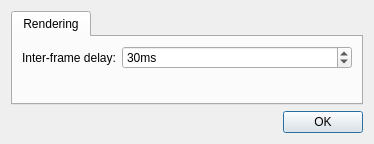
<?xml version="1.0" encoding="UTF-8"?>
<ui version="4.0">
 <class>Preferences</class>
 <widget class="QDialog" name="Preferences">
  <property name="geometry">
   <rect>
    <x>0</x>
    <y>0</y>
    <width>374</width>
    <height>144</height>
   </rect>
  </property>
  <property name="windowTitle">
   <string>Preferences</string>
  </property>
  <property name="modal">
   <bool>true</bool>
  </property>
  <layout class="QGridLayout" name="gridLayout">
   <item row="0" column="0">
    <widget class="QTabWidget" name="tabWidget">
     <property name="currentIndex">
      <number>0</number>
     </property>
     <widget class="QWidget" name="tab">
      <attribute name="title">
       <string>Rendering</string>
      </attribute>
      <layout class="QFormLayout" name="formLayout">
       <property name="formAlignment">
        <set>Qt::AlignLeading|Qt::AlignLeft|Qt::AlignTop</set>
       </property>
       <item row="0" column="0">
        <widget class="QLabel" name="label">
         <property name="text">
          <string>Inter-frame delay:</string>
         </property>
         <property name="buddy">
          <cstring>interFrameDelay</cstring>
         </property>
        </widget>
       </item>
       <item row="0" column="1">
        <widget class="QSpinBox" name="interFrameDelay">
         <property name="suffix">
          <string>ms</string>
         </property>
         <property name="maximum">
          <number>500</number>
         </property>
         <property name="singleStep">
          <number>5</number>
         </property>
         <property name="value">
          <number>30</number>
         </property>
        </widget>
       </item>
      </layout>
     </widget>
    </widget>
   </item>
   <item row="1" column="0">
    <widget class="QDialogButtonBox" name="buttonBox">
     <property name="standardButtons">
      <set>QDialogButtonBox::Ok</set>
     </property>
    </widget>
   </item>
  </layout>
 </widget>
 <tabstops>
  <tabstop>interFrameDelay</tabstop>
  <tabstop>buttonBox</tabstop>
  <tabstop>tabWidget</tabstop>
 </tabstops>
 <resources/>
 <connections>
  <connection>
   <sender>buttonBox</sender>
   <signal>accepted()</signal>
   <receiver>Preferences</receiver>
   <slot>accept()</slot>
   <hints>
    <hint type="sourcelabel">
     <x>190</x>
     <y>139</y>
    </hint>
    <hint type="destinationlabel">
     <x>373</x>
     <y>106</y>
    </hint>
   </hints>
  </connection>
  <connection>
   <sender>interFrameDelay</sender>
   <signal>valueChanged(int)</signal>
   <receiver>Preferences</receiver>
   <slot>setInterFrameDelay(int)</slot>
   <hints>
    <hint type="sourcelabel">
     <x>206</x>
     <y>58</y>
    </hint>
    <hint type="destinationlabel">
     <x>368</x>
     <y>40</y>
    </hint>
   </hints>
  </connection>
 </connections>
 <slots>
  <slot>setInterFrameDelay(int)</slot>
 </slots>
</ui>
